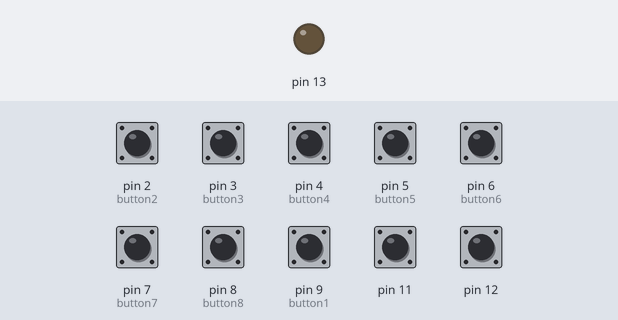
A sketch run on a simulated Arduino Uno, built with avr-gcc and run on an emulated ATmega328P. Parts: output pins drawn as LEDs (lit = HIGH). The inputs (shaded band) are chosen by the test bench; at power-on: pin 2 (button2), pin 3 (button3), pin 4 (button4), pin 5 (button5), pin 6 (button6), pin 7 (button7), pin 8 (button8), pin 9 (button1), pin 11, pin 12 HIGH.

Above: at 1.2 s.
1.3 s: pin 11 pulled LOW for 0.15 s
At 1.37 s:
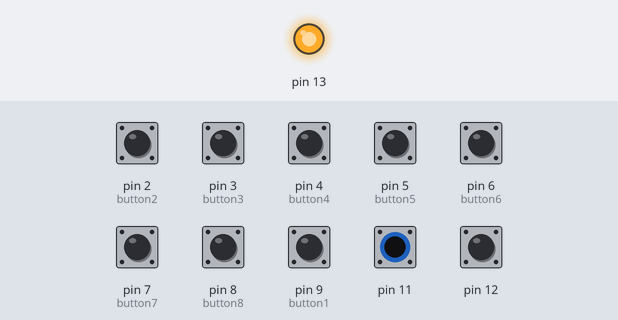
10.6 s: pin 12 pulled LOW for 0.15 s
At 11.1 s:
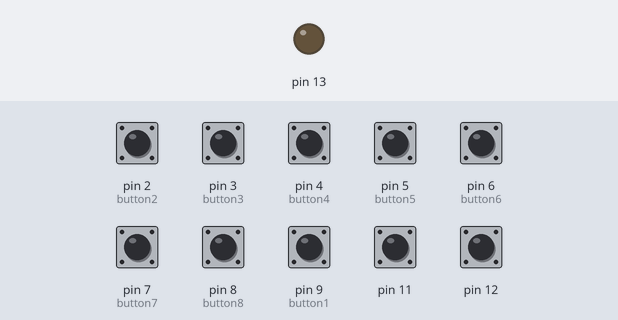
13.7 s: pin 11 pulled LOW for 1 s
At 14.0 s:
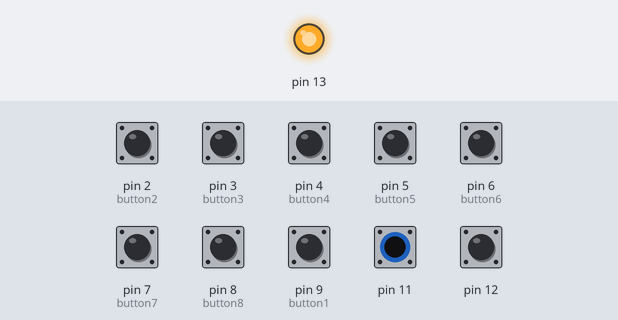
Timing chart, 0 to 16.7 s (numbered marks = the images above; inputs shaded):
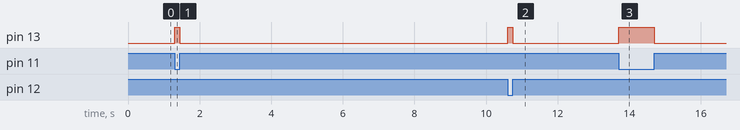

The sketch:

Buttonsequence.ino
```cpp
#include <Button.h>


// Tree, Seed, Star, Moon

Button button1 = Button(9, true, true, 25); // Leaf
Button button2 = Button(2, true, true, 25); // Seed
Button button3 = Button(3, true, true, 25); // Moon
Button button4 = Button(4, true, true, 25); // Sun
Button button5 = Button(5, true, true, 25); // Cloud
Button button6 = Button(6, true, true, 25); // Star
Button button7 = Button(7, true, true, 25); // Flower
Button button8 = Button(8, true, true, 25); // Tree


void setup() {
  pinMode(1, INPUT);
  digitalWrite(1, HIGH);
  pinMode(13, OUTPUT);
  digitalWrite(13, LOW);
  pinMode(12, INPUT);
  digitalWrite(12, HIGH);
  pinMode(11, INPUT);
  digitalWrite(11, HIGH);

  Serial.begin(9600);

}

void loop() {
  int i = 0;
  digitalWrite(13, LOW);
  button1.read();
  button2.read();
  button3.read();
  button4.read();
  button5.read();
  button6.read();
  button7.read();
  button8.read();

  while(digitalRead(12) == LOW || digitalRead(11) == LOW)
  {
    digitalWrite(13, HIGH);
  }
  if(button8.wasReleased() == true)
  {
    Serial.println("test");
    while(i == 0)
    {
        digitalWrite(13, LOW);
        button1.read();
        button2.read();
        button3.read();
        button4.read();
        button5.read();
        button6.read();
        button7.read();
        button8.read();
        Serial.print("1:");


    while(digitalRead(12) == LOW || digitalRead(11) == LOW)
  {
    digitalWrite(13, HIGH);
  }

      Serial.println("Enter while loop1");

      if(button2.wasReleased() == true)
      {
        Serial.println("test2");
        i = 1;
        while(i == 1)
        {
          button1.read();
          button2.read();
          button3.read();
          button4.read();
          button5.read();
          button6.read();
          button7.read();
          button8.read();
          Serial.println("Enter while loop2");
          while(digitalRead(12) == LOW || digitalRead(11) == LOW)
          {
            digitalWrite(13, HIGH);
          }
          if(button6.wasReleased() == true)
          {
            i = 2;
            while( i == 2)
            {
              button1.read();
              button2.read();
              button3.read();
              button4.read();
              button5.read();
              button6.read();
              button7.read();
              button8.read();
              Serial.println("Enter while loop3");
              while(digitalRead(12) == LOW || digitalRead(11) == LOW)
              {
                digitalWrite(13, HIGH);
              }
              if(button3.wasReleased() == true)
              {
                Serial.println("Complete");
                digitalWrite(13,HIGH);
                delay(3000);
                digitalWrite(13, LOW);
                return;


                i = -1;
              }
              if(button8.wasReleased() == true)
              {
                i = 0;

              }
              if(button1.wasReleased() == true || button2.wasReleased() == true || button4.wasReleased() == true || button5.wasReleased() == true || button6.wasReleased() == true || button7.wasReleased() == true)
              {
                i = -1;

              }
            }


          }
          if(button8.wasReleased() == true)
          {
            i = 0;
          }
          if(button1.wasReleased() == true || button2.wasReleased() == true || button3.wasReleased() == true || button4.wasReleased() == true || button5.wasReleased() == true || button7.wasReleased() == true)
          {
            i = -1;
          }

        }
      }


      if( button1.wasReleased() == true || button3.wasReleased() == true || button4.wasReleased() == true || button5.wasReleased() == true || button6.wasReleased() == true || button7.wasReleased() == true)
      {
        i = -1;
      }


    }

  }


}
```

Measured:
- after the input at 1.3 s, pin 13: LOW → HIGH at once, → LOW 0.15 s later
- after the input at 10.6 s, pin 13: LOW → HIGH at once, → LOW 0.15 s later
- after the input at 13.7 s, pin 13: LOW → HIGH at once, → LOW 1.0 s later
